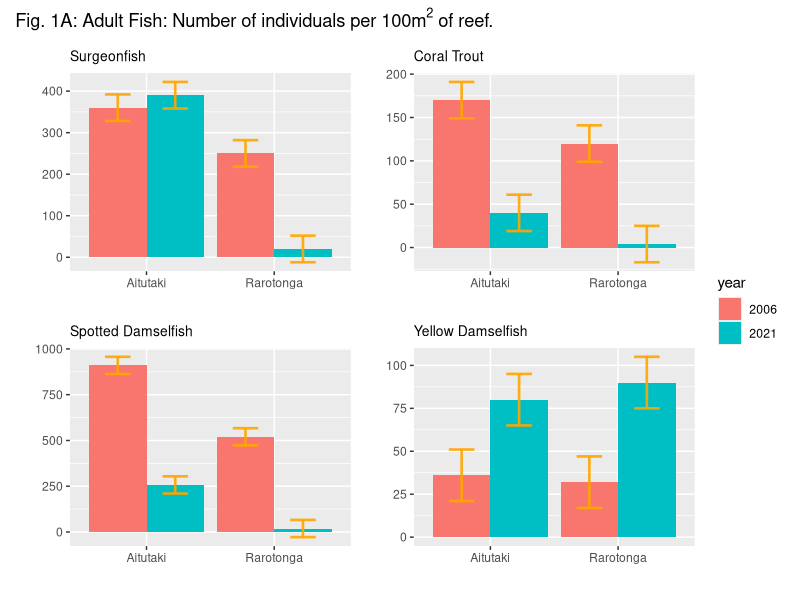
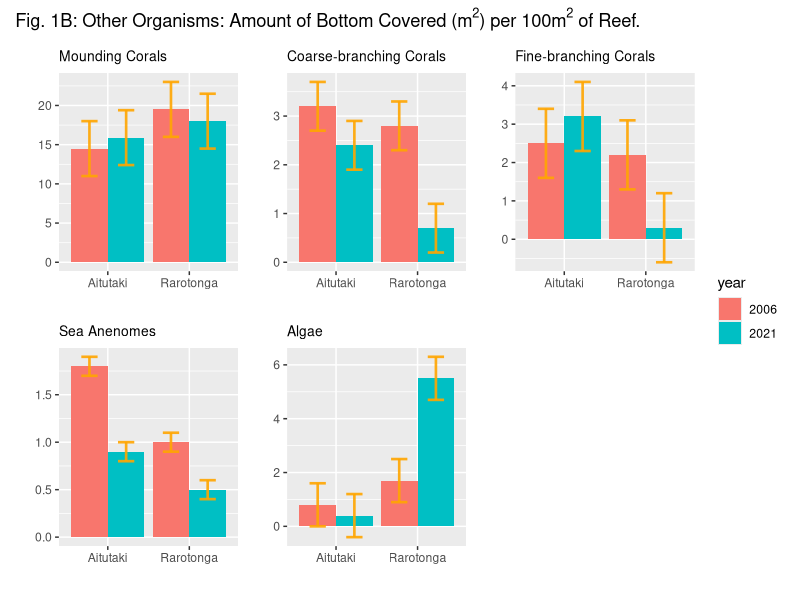
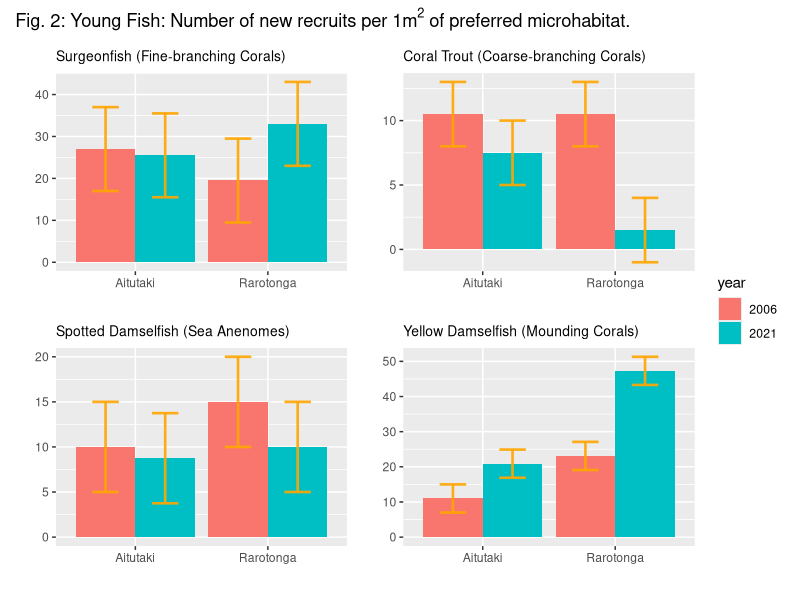
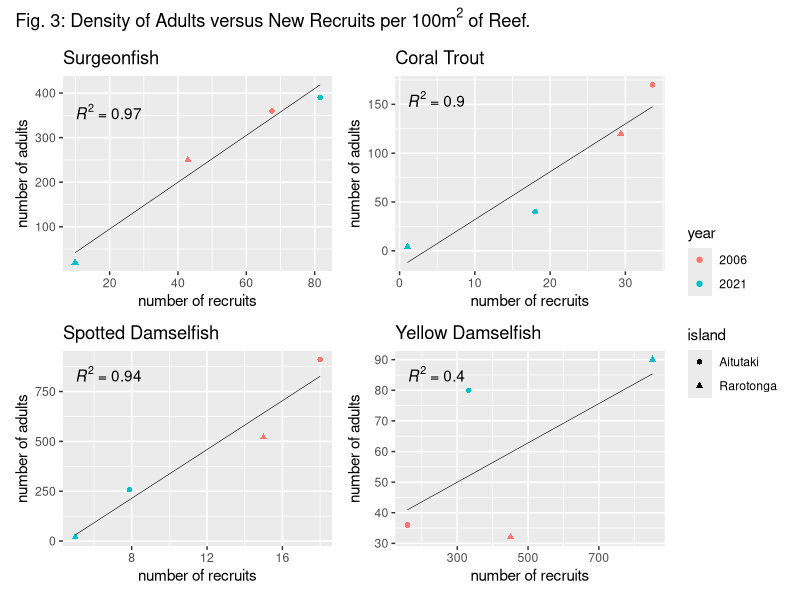
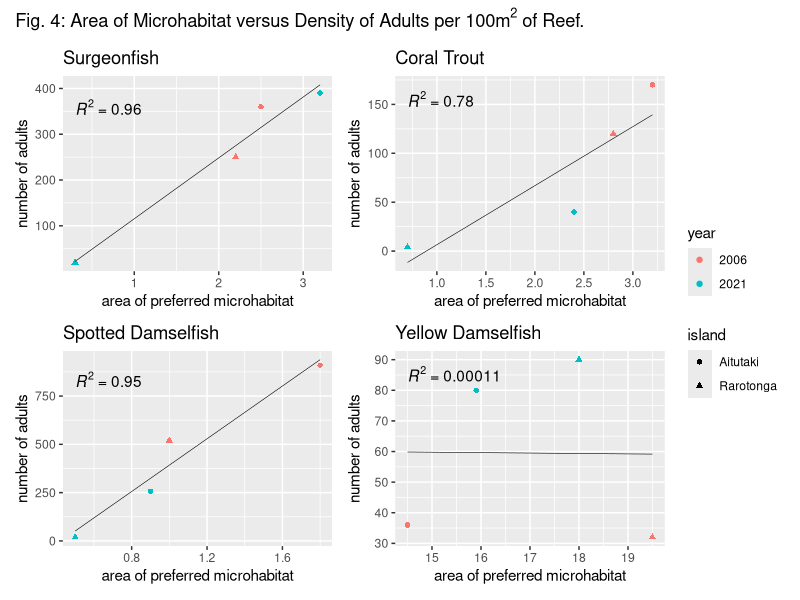
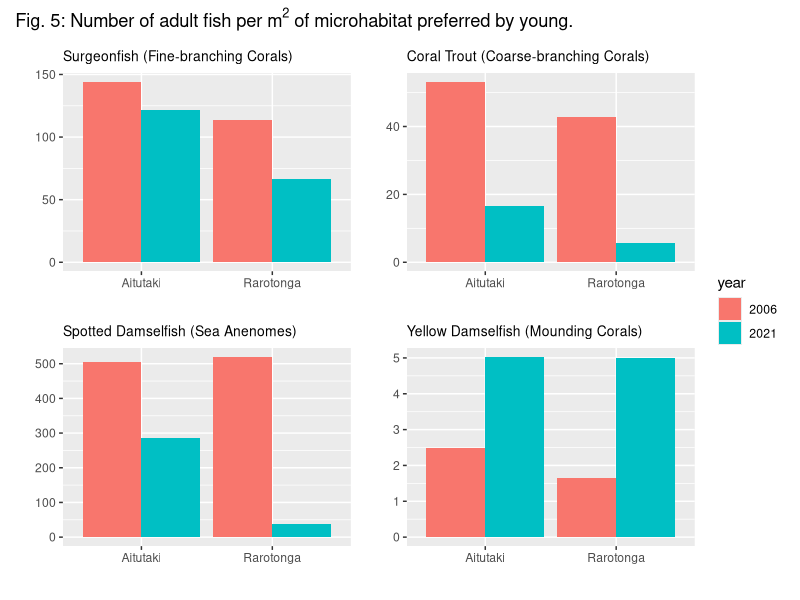
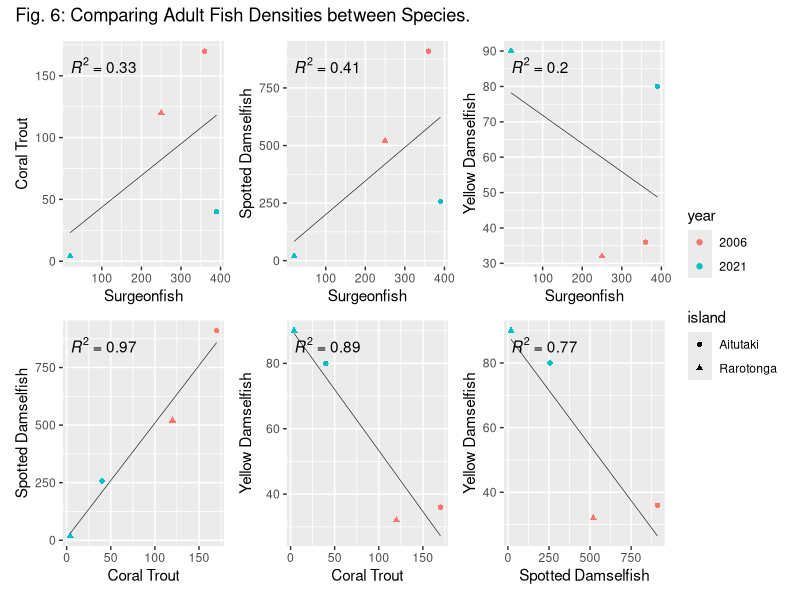

Reproduce these figures in R, in order.
## ---- chunk 1
knitr::opts_chunk$set(warning=FALSE, message=FALSE)
library(tidyverse)
library(ggpubr)
library(here)
library(patchwork)
## ---- chunk 2
adult_data <- read_csv(here("data", "mean_density_adult_organisms.csv"))
adult_data$year <- as.factor(adult_data$year)
young_data <- read_csv(here("data", "mean_density_young_fish.csv"))
young_data$year <- as.factor(young_data$year)
young_data <- young_data %>% filter(n_per_1_m2 != 0)
## ---- chunk 3
organism_plots_adult_fish <- list()
adult_data_fish <- adult_data %>% filter(type == "adult fish")
for (spp in unique(adult_data_fish$species)) {
  # Filter to organism
  species_data <- adult_data_fish %>% filter(species == spp)
  
  ## Create plot for each organism
  spp_plot <- ggplot(species_data, aes(fill = year, x = island, y = n_per_100_m2),) +
    geom_bar(position = "dodge", stat = "identity") +
    geom_errorbar(
      aes(ymin = n_per_100_m2 - ci_95, ymax = n_per_100_m2 + ci_95),
      width=0.4,
      colour="orange",
      alpha=0.9,
      size=0.9,
      position = position_dodge(0.9)
    ) +
    labs(
      x = "",
      y = "",
      title = spp
    ) +
    theme(plot.title = element_text(size=10))
  
  organism_plots_adult_fish[[spp]] <- spp_plot
}
## ---- chunk 4
wrap_plots(organism_plots_adult_fish, ncol = 2) +
  plot_annotation(title =  expression(paste("Fig. 1A: Adult Fish: Number of individuals per 100", m^{2}," of reef."))) +
  plot_layout(guides = "collect")
## ---- chunk 5
organism_plots_adult_other <- list()
adult_data_other <- adult_data %>% filter(type != "adult fish")
for (spp in unique(adult_data_other$species)) {
  # Filter to organism
  species_data <- adult_data_other %>% filter(species == spp)
  
  ## Create plot for each organism
  spp_plot <- ggplot(species_data, aes(fill = year, x = island, y = n_per_100_m2),) +
    geom_bar(position = "dodge", stat = "identity") +
    geom_errorbar(
      aes(ymin = n_per_100_m2 - ci_95, ymax = n_per_100_m2 + ci_95),
      width=0.4,
      colour="orange",
      alpha=0.9,
      size=0.9,
      position = position_dodge(0.9)
    ) +
    labs(
      x = "",
      y = "",
      title = spp
    ) +
    theme(plot.title = element_text(size=10))
  
  organism_plots_adult_other[[spp]] <- spp_plot
}
## ---- chunk 6
wrap_plots(organism_plots_adult_other) +
  plot_annotation(title =  expression(paste("Fig. 1B: Other Organisms: Amount of Bottom Covered (", m^{2}, ") per 100", m^{2}," of Reef."))) +
  plot_layout(guides = "collect")
## ---- chunk 7
organism_plots_young <- list()
for (spp in unique(young_data$fish)) {
  # Filter to organism
  species_data <- young_data %>% filter(fish == spp)
  habitat <- unique(species_data["microhabitat"])[[1]]
  ## Create plot for each organism
  spp_plot <- ggplot(species_data, aes(fill = year, x = island, y = n_per_1_m2),) +
    geom_bar(position = "dodge", stat = "identity") +
    geom_errorbar(
      aes(ymin = n_per_1_m2 - ci_95, ymax = n_per_1_m2 + ci_95),
      width=0.4,
      colour="orange",
      alpha=0.9,
      size=0.9,
      position = position_dodge(0.9)
    ) +
    labs(
      x = "",
      y = "",
      title = paste(spp, " (", habitat, ")", sep = "")
    ) +
    theme(plot.title = element_text(size=10))
  
  organism_plots_young[[spp]] <- spp_plot
}
## ---- chunk 8
wrap_plots(organism_plots_young, ncol = 2, height = 3) +
  plot_annotation(title = expression(paste("Fig. 2: Young Fish: Number of new recruits per 1", m^{2}," of preferred microhabitat."))) +
  plot_layout(guides = "collect")
## ---- chunk 9
# Joining adult + recruit + preferred microhabitat data
adult_recruit_join <- left_join(
  adult_data_fish,
  young_data,
  by = c("species" = "fish", "year" = "year", "island" = "island"),
  suffix = c("_adult", "_recruit")
)

full_join <- left_join(
  adult_recruit_join,
  adult_data_other,
  by = c("microhabitat" = "species", "year" = "year", "island" = "island"),
  suffix = c("_species", "_habitat")
)

# Calculating values for 3. & 5.
full_join <- full_join %>% mutate(
  recruits_per_100_m2 = n_per_1_m2 * n_per_100_m2_habitat,
  adults_per_m2_microhabitat = n_per_100_m2_species / n_per_100_m2_habitat
)

## ---- chunk 10
density_comparison_plots <- list()
for (spp in unique(full_join$species)) {
  # Filter to organism
  species_data <- full_join %>% filter(species == spp)
  
  ## Create plot for each organism
  spp_plot <- ggplot(species_data, aes(y = n_per_100_m2_species, x = recruits_per_100_m2)) +
    geom_point(aes(color = year, shape = island)) +
    labs(
      y = "number of adults",
      x = "number of recruits",
      title = spp
    ) +
    geom_smooth(method = "lm", se=FALSE, color = "black", size = 0.2) +
    stat_regline_equation(aes(label = ..rr.label..))
  
  density_comparison_plots[[spp]] <- spp_plot
}
## ---- chunk 11
wrap_plots(density_comparison_plots) +
  plot_annotation(title = expression(paste("Fig. 3: Density of Adults versus New Recruits per 100", m^{2}, " of Reef."))) +
  plot_layout(guides = "collect")
## ---- chunk 12
density_microhabitat_plots <- list()
for (spp in unique(full_join$species)) {
  # Filter to organism
  species_data <- full_join %>% filter(species == spp)
  
  ## Create plot for each organism
  spp_plot <- ggplot(species_data, aes(x = n_per_100_m2_habitat, y = n_per_100_m2_species)) +
    geom_point(aes(color = year, shape = island)) +
    labs(
      x = "area of preferred microhabitat",
      y = "number of adults",
      title = spp
    ) +
    geom_smooth(method = "lm", se=FALSE, color = "black", size = 0.2) +
    stat_regline_equation(aes(label = ..rr.label..))
  
  density_microhabitat_plots[[spp]] <- spp_plot
}
## ---- chunk 13
wrap_plots(density_microhabitat_plots) +
  plot_annotation(title = expression(paste("Fig. 4: Area of Microhabitat versus Density of Adults per 100" , m^{2}, " of Reef."))) +
  plot_layout(guides = "collect")
## ---- chunk 14
density_per_microhabitat_plots <- list()
for (spp in unique(full_join$species)) {
  # Filter to organism
  species_data <- full_join %>% filter(species == spp)
  habitat <- unique(species_data["microhabitat"])[[1]]
  ## Create plot for each species
  spp_plot <- ggplot(species_data, aes(fill = year, x = island, y = adults_per_m2_microhabitat),) +
    geom_bar(position = "dodge", stat = "identity") +
    labs(
      x = "",
      y = "",
      title = paste(spp, " (", habitat, ")", sep = "")
    ) +
    theme(plot.title = element_text(size=10))
  
  density_per_microhabitat_plots[[spp]] <- spp_plot
}
## ---- chunk 15
wrap_plots(density_per_microhabitat_plots) +
  plot_annotation(title =  expression(paste("Fig. 5: Number of adult fish per ", m^{2}," of microhabitat preferred by young."))) +
  plot_layout(guides = "collect")
## ---- chunk 16
# Get all possible pairs of fish species
pairs <- combn(unique(adult_data_fish$species), 2)

# For each pair, create plot
pair_plots <- list()
for (i in seq(dim(pairs)[2])) {
  pair = pairs[,i]
  s1 <- pair[1]
  s2 <- pair[2]
  
  s1_data <- adult_data_fish %>% filter(species == s1)
  s2_data <- adult_data_fish %>% filter(species == s2)
  
  s1_s2_join <- left_join(s1_data, s2_data, by = c("year" = "year", "island" = "island"), suffix = c("_s1", "_s2"))
  
  # create plot
  pair_plot <- ggplot(s1_s2_join, aes(x = n_per_100_m2_s1, y = n_per_100_m2_s2)) +
    geom_point(aes(color = year, shape = island)) +
    labs(
      x = s1,
      y = s2
    ) +
    geom_smooth(method = "lm", se=FALSE, color = "black", size = 0.2) +
    stat_regline_equation(aes(label = ..rr.label..))
  
  pair_plots[[paste(s1,s2)]] <- pair_plot
}
## ---- chunk 17
wrap_plots(pair_plots) +
  plot_annotation(title =  "Fig. 6: Comparing Adult Fish Densities between Species.") +
  plot_layout(guides = "collect")
